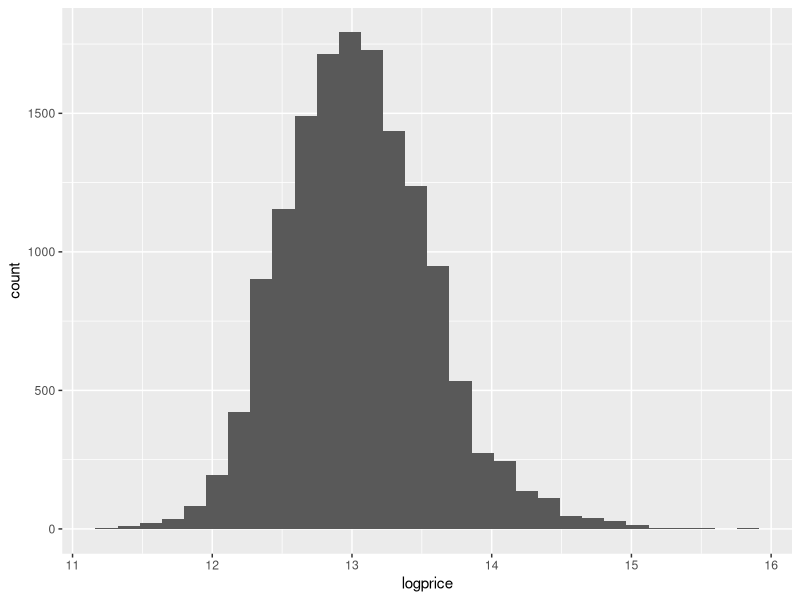

Reproduce this figure in R. (Note: this script raises an error after producing the figure.)
library(caret)
library(tidyverse)
library(readxl)
library(ggplot2)
library(glmnet)

#Getting data

house <- read_excel("House Price India.xlsx")
view(house)

#Check n/a (none)

house %>%
  complete.cases() %>%
  mean()

#Create New ID, Changing graph by log
n <- nrow(house)
new_house <- house %>%
  mutate(
    nid = 1:n,
    logprice = log(Price))

ggplot(new_house,aes(logprice))+geom_histogram()

#Split Data (85% Train / 15% Test)
split_data <- function(df) {
  set.seed(12)
  n <- nrow(df)
  train_id <- sample(1:n, size = 0.85*n)
  train_df <- df[train_id, ]
  test_df <- df[-train_id, ]
  # return
  list(training = train_df, 
       testing = test_df) 
}

prep_data <- split_data(new_house)
train_df <- prep_data[[1]]
test_df <- prep_data[[2]]

#Train (RANGER Model)
set.seed(42)
rg_model <- train(logprice ~ `number of bedrooms`+`number of bathrooms`+`lot area`+`condition of the house`+`grade of the house`,
                  data = train_df,
                  method = "ranger")

lm_model <- train(logprice ~ `number of bedrooms`+`number of bathrooms`+`lot area`+`condition of the house`+`grade of the house`,
                  data = train_df,
                  method = "lm")

glm_model <- train(logprice ~ `number of bedrooms`+`number of bathrooms`+`lot area`+`condition of the house`+`grade of the house`,
                  data = train_df,
                  method = "glmnet")

#Score model (we skip to comparing model)
p_rg <- predict(rg_model, newdata=test_df)
p_lm <- predict(lm_model, newdata=test_df)
p_glm <- predict(glm_model, newdata=test_df)

error_rg <- test_df$logprice - p_rg
error_lm <- test_df$logprice - p_lm
error_glm <- test_df$logprice - p_glm

# mean absolute error (we skip to comparing model)
#(mae <- mean(abs(error)))

# root mean square error (we skip to comparing model)
#(rmse <- sqrt(mean((error)**2)))

#Comparing Model

list_models <- list(lm_model,rg_model,glm_model)
result <- resamples(list_models)
summary(result)
